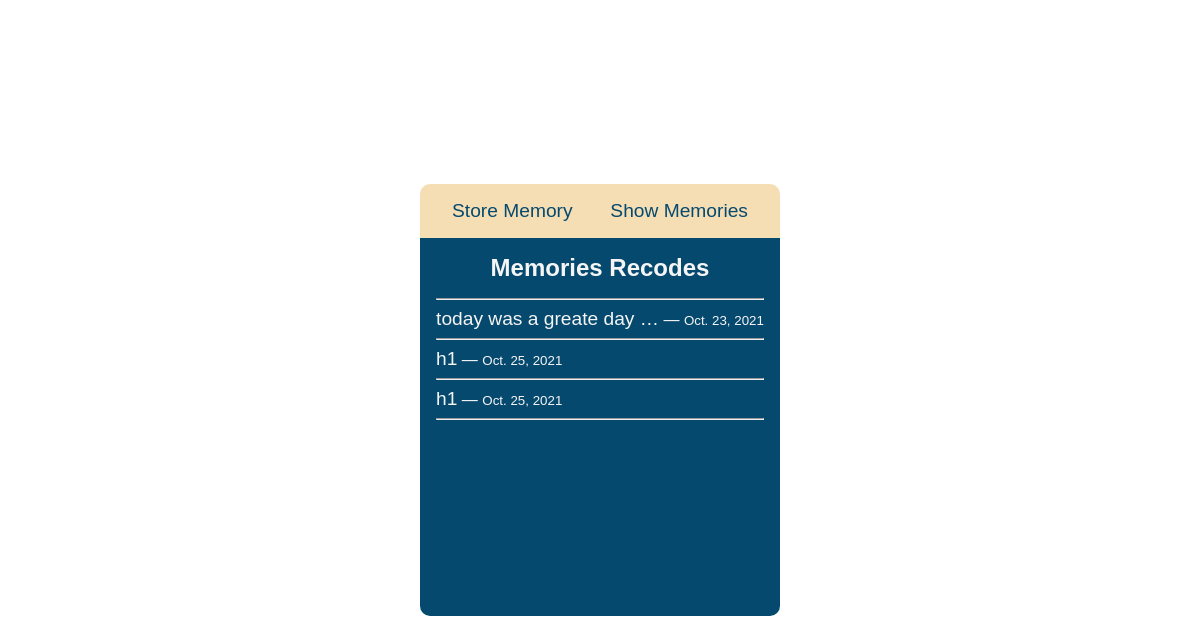
Before: /memories/ with the older database file.
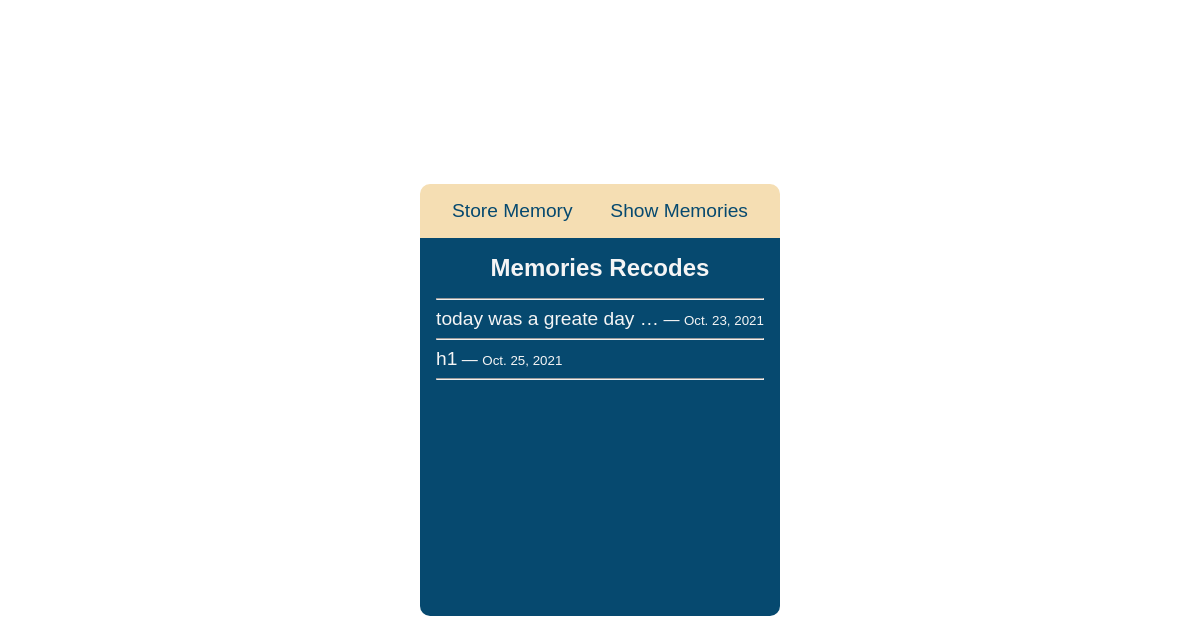
After: the same page with the newer database file.
### memoryhome/models.py (models this page shows, shortened)
class Memory(models.Model):
    memory = models.TextField(_("memory body"))
    created = models.DateTimeField(_("created"),auto_now_add=True)
    photo = models.ImageField(_("memory image"), upload_to='images', blank=True, null=True)

### memoryhome/views.py (the view)
# urls.py: path('', MemoryList.as_view(), name='memory_list'),
class MemoryList(ListView):
    model = Memory

### templates/memoryhome/memory_list.html
{% extends 'base.html' %}
{% block content %}
    <div class="memories-list">
        <h2>Memories Recodes</h2>
        <hr>
        <ul>
            {% for memory in object_list %}
                <li><a href="{% url 'memoryhome:memory_detail' memory.id %}">{{ memory.memory|truncatewords:5 }}</a> &mdash; <small>{{ memory.created|date }}</small></li>
                <hr>
            {% endfor %}
        </ul>
    </div>
{% endblock content %}

Changed rows visible on the page:
removed Memory: memory "h1", created "Oct. 25, 2021"
